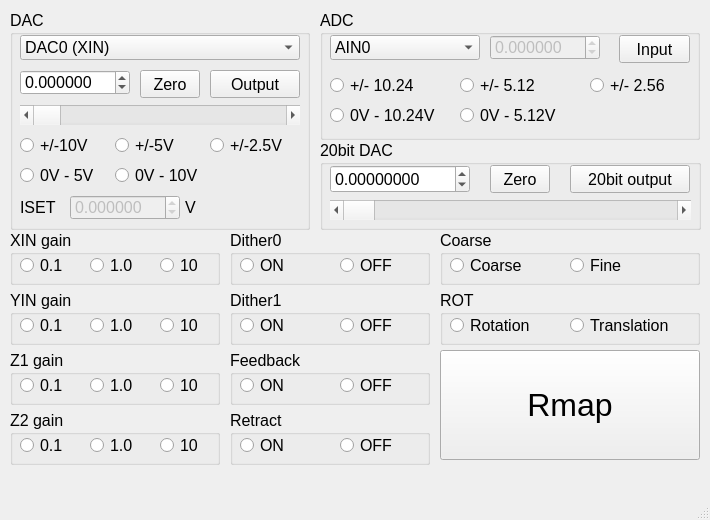
<?xml version="1.0" encoding="UTF-8"?>
<ui version="4.0">
 <class>MainWindow</class>
 <widget class="QMainWindow" name="MainWindow">
  <property name="geometry">
   <rect>
    <x>0</x>
    <y>0</y>
    <width>710</width>
    <height>520</height>
   </rect>
  </property>
  <property name="font">
   <font>
    <pointsize>10</pointsize>
   </font>
  </property>
  <property name="windowTitle">
   <string>MainWindow</string>
  </property>
  <widget class="QWidget" name="centralwidget">
   <widget class="QGroupBox" name="bit20">
    <property name="geometry">
     <rect>
      <x>320</x>
      <y>140</y>
      <width>381</width>
      <height>90</height>
     </rect>
    </property>
    <property name="font">
     <font>
      <pointsize>12</pointsize>
     </font>
    </property>
    <property name="title">
     <string>20bit DAC</string>
    </property>
    <widget class="QDoubleSpinBox" name="bit20_val">
     <property name="geometry">
      <rect>
       <x>10</x>
       <y>25</y>
       <width>140</width>
       <height>28</height>
      </rect>
     </property>
     <property name="decimals">
      <number>8</number>
     </property>
     <property name="minimum">
      <double>-5.000000000000000</double>
     </property>
     <property name="maximum">
      <double>5.000000000000000</double>
     </property>
     <property name="singleStep">
      <double>0.100000000000000</double>
     </property>
    </widget>
    <widget class="QScrollBar" name="bit20_bit">
     <property name="geometry">
      <rect>
       <x>10</x>
       <y>60</y>
       <width>361</width>
       <height>20</height>
      </rect>
     </property>
     <property name="maximum">
      <number>1048575</number>
     </property>
     <property name="pageStep">
      <number>10000</number>
     </property>
     <property name="orientation">
      <enum>Qt::Horizontal</enum>
     </property>
    </widget>
    <widget class="QPushButton" name="bit20_out">
     <property name="geometry">
      <rect>
       <x>250</x>
       <y>25</y>
       <width>120</width>
       <height>28</height>
      </rect>
     </property>
     <property name="text">
      <string>20bit output</string>
     </property>
    </widget>
    <widget class="QPushButton" name="bit20_0">
     <property name="geometry">
      <rect>
       <x>170</x>
       <y>25</y>
       <width>60</width>
       <height>28</height>
      </rect>
     </property>
     <property name="text">
      <string>Zero</string>
     </property>
    </widget>
   </widget>
   <widget class="QGroupBox" name="dac_G">
    <property name="geometry">
     <rect>
      <x>10</x>
      <y>10</y>
      <width>300</width>
      <height>220</height>
     </rect>
    </property>
    <property name="font">
     <font>
      <pointsize>12</pointsize>
     </font>
    </property>
    <property name="title">
     <string>DAC</string>
    </property>
    <widget class="QComboBox" name="dac_ch">
     <property name="geometry">
      <rect>
       <x>10</x>
       <y>25</y>
       <width>280</width>
       <height>25</height>
      </rect>
     </property>
     <item>
      <property name="text">
       <string>DAC0 (XIN)</string>
      </property>
     </item>
     <item>
      <property name="text">
       <string>DAC1 (X OFFSET)</string>
      </property>
     </item>
     <item>
      <property name="text">
       <string>DAC2 (Z OFFSET FINE)</string>
      </property>
     </item>
     <item>
      <property name="text">
       <string>DAC3 (Z OFFSET)</string>
      </property>
     </item>
     <item>
      <property name="text">
       <string>DAC4 (ISET OFFSET)</string>
      </property>
     </item>
     <item>
      <property name="text">
       <string>DAC5 (ISET)</string>
      </property>
     </item>
     <item>
      <property name="text">
       <string>DAC6</string>
      </property>
     </item>
     <item>
      <property name="text">
       <string>DAC7</string>
      </property>
     </item>
     <item>
      <property name="text">
       <string>DAC8</string>
      </property>
     </item>
     <item>
      <property name="text">
       <string>DAC9</string>
      </property>
     </item>
     <item>
      <property name="text">
       <string>DAC10 (ZOUTER)</string>
      </property>
     </item>
     <item>
      <property name="text">
       <string>DAC11</string>
      </property>
     </item>
     <item>
      <property name="text">
       <string>DAC12 (BIAS OFFSET)</string>
      </property>
     </item>
     <item>
      <property name="text">
       <string>DAC13 (BIAS)</string>
      </property>
     </item>
     <item>
      <property name="text">
       <string>DAC14 (YOFFSET)</string>
      </property>
     </item>
     <item>
      <property name="text">
       <string>DAC15 (YIN)</string>
      </property>
     </item>
    </widget>
    <widget class="QDoubleSpinBox" name="dac_val">
     <property name="geometry">
      <rect>
       <x>10</x>
       <y>60</y>
       <width>110</width>
       <height>25</height>
      </rect>
     </property>
     <property name="decimals">
      <number>6</number>
     </property>
     <property name="minimum">
      <double>-10.000000000000000</double>
     </property>
     <property name="maximum">
      <double>10.000000000000000</double>
     </property>
     <property name="singleStep">
      <double>0.100000000000000</double>
     </property>
    </widget>
    <widget class="QScrollBar" name="dac_bit">
     <property name="geometry">
      <rect>
       <x>10</x>
       <y>95</y>
       <width>280</width>
       <height>20</height>
      </rect>
     </property>
     <property name="maximum">
      <number>65535</number>
     </property>
     <property name="pageStep">
      <number>1000</number>
     </property>
     <property name="orientation">
      <enum>Qt::Horizontal</enum>
     </property>
    </widget>
    <widget class="QPushButton" name="dac_out">
     <property name="geometry">
      <rect>
       <x>200</x>
       <y>60</y>
       <width>90</width>
       <height>28</height>
      </rect>
     </property>
     <property name="text">
      <string>Output</string>
     </property>
    </widget>
    <widget class="QDoubleSpinBox" name="dac_Iset_val">
     <property name="enabled">
      <bool>false</bool>
     </property>
     <property name="geometry">
      <rect>
       <x>60</x>
       <y>185</y>
       <width>110</width>
       <height>25</height>
      </rect>
     </property>
     <property name="decimals">
      <number>6</number>
     </property>
     <property name="minimum">
      <double>-10.000000000000000</double>
     </property>
     <property name="maximum">
      <double>10.000000000000000</double>
     </property>
     <property name="singleStep">
      <double>0.010000000000000</double>
     </property>
    </widget>
    <widget class="QLabel" name="dac_Iset_l">
     <property name="geometry">
      <rect>
       <x>10</x>
       <y>185</y>
       <width>40</width>
       <height>25</height>
      </rect>
     </property>
     <property name="text">
      <string>ISET</string>
     </property>
    </widget>
    <widget class="QRadioButton" name="dac_b20">
     <property name="geometry">
      <rect>
       <x>10</x>
       <y>120</y>
       <width>80</width>
       <height>30</height>
      </rect>
     </property>
     <property name="text">
      <string>+/-10V</string>
     </property>
    </widget>
    <widget class="QRadioButton" name="dac_b10">
     <property name="geometry">
      <rect>
       <x>105</x>
       <y>120</y>
       <width>80</width>
       <height>30</height>
      </rect>
     </property>
     <property name="text">
      <string>+/-5V</string>
     </property>
    </widget>
    <widget class="QRadioButton" name="dac_b5">
     <property name="geometry">
      <rect>
       <x>200</x>
       <y>120</y>
       <width>80</width>
       <height>30</height>
      </rect>
     </property>
     <property name="text">
      <string>+/-2.5V</string>
     </property>
    </widget>
    <widget class="QRadioButton" name="dac_u5">
     <property name="geometry">
      <rect>
       <x>10</x>
       <y>150</y>
       <width>95</width>
       <height>30</height>
      </rect>
     </property>
     <property name="text">
      <string>0V - 5V</string>
     </property>
    </widget>
    <widget class="QRadioButton" name="dac_b10_4">
     <property name="geometry">
      <rect>
       <x>105</x>
       <y>150</y>
       <width>95</width>
       <height>30</height>
      </rect>
     </property>
     <property name="text">
      <string>0V - 10V</string>
     </property>
    </widget>
    <widget class="QLabel" name="dac_Iset_unit">
     <property name="geometry">
      <rect>
       <x>175</x>
       <y>185</y>
       <width>20</width>
       <height>25</height>
      </rect>
     </property>
     <property name="text">
      <string>V</string>
     </property>
    </widget>
    <widget class="QPushButton" name="dac_0">
     <property name="geometry">
      <rect>
       <x>130</x>
       <y>60</y>
       <width>60</width>
       <height>28</height>
      </rect>
     </property>
     <property name="text">
      <string>Zero</string>
     </property>
    </widget>
   </widget>
   <widget class="QGroupBox" name="adc_G">
    <property name="geometry">
     <rect>
      <x>320</x>
      <y>10</y>
      <width>380</width>
      <height>130</height>
     </rect>
    </property>
    <property name="font">
     <font>
      <pointsize>12</pointsize>
     </font>
    </property>
    <property name="title">
     <string>ADC</string>
    </property>
    <widget class="QPushButton" name="adc_in">
     <property name="geometry">
      <rect>
       <x>299</x>
       <y>25</y>
       <width>71</width>
       <height>28</height>
      </rect>
     </property>
     <property name="text">
      <string>Input</string>
     </property>
    </widget>
    <widget class="QComboBox" name="adc_ch">
     <property name="geometry">
      <rect>
       <x>10</x>
       <y>25</y>
       <width>150</width>
       <height>25</height>
      </rect>
     </property>
     <item>
      <property name="text">
       <string>AIN0</string>
      </property>
     </item>
     <item>
      <property name="text">
       <string>AIN1</string>
      </property>
     </item>
     <item>
      <property name="text">
       <string>AIN2</string>
      </property>
     </item>
     <item>
      <property name="text">
       <string>AIN3</string>
      </property>
     </item>
     <item>
      <property name="text">
       <string>AIN4</string>
      </property>
     </item>
     <item>
      <property name="text">
       <string>AIN5</string>
      </property>
     </item>
     <item>
      <property name="text">
       <string>AIN6 (ZOUT)</string>
      </property>
     </item>
     <item>
      <property name="text">
       <string>AIN7 (PREAMP)</string>
      </property>
     </item>
    </widget>
    <widget class="QDoubleSpinBox" name="adc_val">
     <property name="enabled">
      <bool>false</bool>
     </property>
     <property name="geometry">
      <rect>
       <x>170</x>
       <y>25</y>
       <width>110</width>
       <height>25</height>
      </rect>
     </property>
     <property name="decimals">
      <number>6</number>
     </property>
     <property name="minimum">
      <double>-10.240000000000000</double>
     </property>
     <property name="maximum">
      <double>10.240000000000000</double>
     </property>
     <property name="singleStep">
      <double>0.010000000000000</double>
     </property>
    </widget>
    <widget class="QRadioButton" name="adc_b20">
     <property name="geometry">
      <rect>
       <x>10</x>
       <y>60</y>
       <width>100</width>
       <height>30</height>
      </rect>
     </property>
     <property name="text">
      <string>+/- 10.24</string>
     </property>
    </widget>
    <widget class="QRadioButton" name="adc_b10">
     <property name="geometry">
      <rect>
       <x>140</x>
       <y>60</y>
       <width>100</width>
       <height>30</height>
      </rect>
     </property>
     <property name="text">
      <string>+/- 5.12</string>
     </property>
    </widget>
    <widget class="QRadioButton" name="adc_b5">
     <property name="geometry">
      <rect>
       <x>270</x>
       <y>60</y>
       <width>100</width>
       <height>30</height>
      </rect>
     </property>
     <property name="text">
      <string>+/- 2.56</string>
     </property>
    </widget>
    <widget class="QRadioButton" name="adc_u10">
     <property name="geometry">
      <rect>
       <x>10</x>
       <y>90</y>
       <width>120</width>
       <height>30</height>
      </rect>
     </property>
     <property name="text">
      <string>0V - 10.24V</string>
     </property>
    </widget>
    <widget class="QRadioButton" name="adc_u5">
     <property name="geometry">
      <rect>
       <x>140</x>
       <y>90</y>
       <width>120</width>
       <height>30</height>
      </rect>
     </property>
     <property name="text">
      <string>0V - 5.12V</string>
     </property>
    </widget>
   </widget>
   <widget class="QGroupBox" name="xgain_G">
    <property name="geometry">
     <rect>
      <x>10</x>
      <y>230</y>
      <width>210</width>
      <height>55</height>
     </rect>
    </property>
    <property name="font">
     <font>
      <pointsize>12</pointsize>
     </font>
    </property>
    <property name="title">
     <string>XIN gain</string>
    </property>
    <widget class="QRadioButton" name="xgain1">
     <property name="geometry">
      <rect>
       <x>80</x>
       <y>25</y>
       <width>50</width>
       <height>20</height>
      </rect>
     </property>
     <property name="text">
      <string>1.0</string>
     </property>
    </widget>
    <widget class="QRadioButton" name="xgain0_1">
     <property name="geometry">
      <rect>
       <x>10</x>
       <y>25</y>
       <width>50</width>
       <height>20</height>
      </rect>
     </property>
     <property name="text">
      <string>0.1</string>
     </property>
    </widget>
    <widget class="QRadioButton" name="xgain10">
     <property name="geometry">
      <rect>
       <x>150</x>
       <y>25</y>
       <width>50</width>
       <height>20</height>
      </rect>
     </property>
     <property name="text">
      <string>10</string>
     </property>
    </widget>
   </widget>
   <widget class="QGroupBox" name="ygain_G">
    <property name="geometry">
     <rect>
      <x>10</x>
      <y>290</y>
      <width>210</width>
      <height>55</height>
     </rect>
    </property>
    <property name="font">
     <font>
      <pointsize>12</pointsize>
     </font>
    </property>
    <property name="title">
     <string>YIN gain</string>
    </property>
    <widget class="QRadioButton" name="ygain1">
     <property name="geometry">
      <rect>
       <x>80</x>
       <y>25</y>
       <width>50</width>
       <height>20</height>
      </rect>
     </property>
     <property name="text">
      <string>1.0</string>
     </property>
    </widget>
    <widget class="QRadioButton" name="ygain0_1">
     <property name="geometry">
      <rect>
       <x>10</x>
       <y>25</y>
       <width>50</width>
       <height>20</height>
      </rect>
     </property>
     <property name="text">
      <string>0.1</string>
     </property>
    </widget>
    <widget class="QRadioButton" name="ygain10">
     <property name="geometry">
      <rect>
       <x>150</x>
       <y>25</y>
       <width>50</width>
       <height>20</height>
      </rect>
     </property>
     <property name="text">
      <string>10</string>
     </property>
    </widget>
   </widget>
   <widget class="QGroupBox" name="z1gain_G">
    <property name="geometry">
     <rect>
      <x>10</x>
      <y>350</y>
      <width>210</width>
      <height>55</height>
     </rect>
    </property>
    <property name="font">
     <font>
      <pointsize>12</pointsize>
     </font>
    </property>
    <property name="title">
     <string>Z1 gain</string>
    </property>
    <widget class="QRadioButton" name="z1gain1">
     <property name="geometry">
      <rect>
       <x>80</x>
       <y>25</y>
       <width>50</width>
       <height>20</height>
      </rect>
     </property>
     <property name="text">
      <string>1.0</string>
     </property>
    </widget>
    <widget class="QRadioButton" name="z1gain0_1">
     <property name="geometry">
      <rect>
       <x>10</x>
       <y>25</y>
       <width>50</width>
       <height>20</height>
      </rect>
     </property>
     <property name="text">
      <string>0.1</string>
     </property>
    </widget>
    <widget class="QRadioButton" name="z1gain10">
     <property name="geometry">
      <rect>
       <x>150</x>
       <y>25</y>
       <width>50</width>
       <height>20</height>
      </rect>
     </property>
     <property name="text">
      <string>10</string>
     </property>
    </widget>
   </widget>
   <widget class="QGroupBox" name="z2gain_G">
    <property name="geometry">
     <rect>
      <x>10</x>
      <y>410</y>
      <width>210</width>
      <height>55</height>
     </rect>
    </property>
    <property name="font">
     <font>
      <pointsize>12</pointsize>
     </font>
    </property>
    <property name="title">
     <string>Z2 gain</string>
    </property>
    <widget class="QRadioButton" name="z2gain1">
     <property name="geometry">
      <rect>
       <x>80</x>
       <y>25</y>
       <width>50</width>
       <height>20</height>
      </rect>
     </property>
     <property name="text">
      <string>1.0</string>
     </property>
    </widget>
    <widget class="QRadioButton" name="z2gain10">
     <property name="geometry">
      <rect>
       <x>150</x>
       <y>25</y>
       <width>50</width>
       <height>20</height>
      </rect>
     </property>
     <property name="text">
      <string>10</string>
     </property>
    </widget>
    <widget class="QRadioButton" name="z2gain0_1">
     <property name="geometry">
      <rect>
       <x>10</x>
       <y>25</y>
       <width>50</width>
       <height>20</height>
      </rect>
     </property>
     <property name="text">
      <string>0.1</string>
     </property>
    </widget>
   </widget>
   <widget class="QGroupBox" name="dither1_G">
    <property name="geometry">
     <rect>
      <x>230</x>
      <y>290</y>
      <width>200</width>
      <height>55</height>
     </rect>
    </property>
    <property name="font">
     <font>
      <pointsize>12</pointsize>
     </font>
    </property>
    <property name="title">
     <string>Dither1</string>
    </property>
    <widget class="QRadioButton" name="dither1_on">
     <property name="geometry">
      <rect>
       <x>10</x>
       <y>25</y>
       <width>60</width>
       <height>20</height>
      </rect>
     </property>
     <property name="text">
      <string>ON</string>
     </property>
    </widget>
    <widget class="QRadioButton" name="dither1_off">
     <property name="geometry">
      <rect>
       <x>110</x>
       <y>25</y>
       <width>60</width>
       <height>20</height>
      </rect>
     </property>
     <property name="text">
      <string>OFF</string>
     </property>
    </widget>
   </widget>
   <widget class="QGroupBox" name="dither0_G">
    <property name="geometry">
     <rect>
      <x>230</x>
      <y>230</y>
      <width>200</width>
      <height>55</height>
     </rect>
    </property>
    <property name="font">
     <font>
      <pointsize>12</pointsize>
     </font>
    </property>
    <property name="title">
     <string>Dither0</string>
    </property>
    <widget class="QRadioButton" name="dither0_on">
     <property name="geometry">
      <rect>
       <x>10</x>
       <y>25</y>
       <width>60</width>
       <height>20</height>
      </rect>
     </property>
     <property name="text">
      <string>ON</string>
     </property>
    </widget>
    <widget class="QRadioButton" name="dither0_off">
     <property name="geometry">
      <rect>
       <x>110</x>
       <y>25</y>
       <width>60</width>
       <height>20</height>
      </rect>
     </property>
     <property name="text">
      <string>OFF</string>
     </property>
    </widget>
   </widget>
   <widget class="QGroupBox" name="feedback_G">
    <property name="geometry">
     <rect>
      <x>230</x>
      <y>350</y>
      <width>200</width>
      <height>55</height>
     </rect>
    </property>
    <property name="font">
     <font>
      <pointsize>12</pointsize>
     </font>
    </property>
    <property name="title">
     <string>Feedback</string>
    </property>
    <widget class="QRadioButton" name="feedback_on">
     <property name="geometry">
      <rect>
       <x>10</x>
       <y>25</y>
       <width>60</width>
       <height>20</height>
      </rect>
     </property>
     <property name="text">
      <string>ON</string>
     </property>
    </widget>
    <widget class="QRadioButton" name="feedback_off">
     <property name="geometry">
      <rect>
       <x>110</x>
       <y>25</y>
       <width>60</width>
       <height>20</height>
      </rect>
     </property>
     <property name="text">
      <string>OFF</string>
     </property>
    </widget>
   </widget>
   <widget class="QGroupBox" name="retract_G">
    <property name="geometry">
     <rect>
      <x>230</x>
      <y>410</y>
      <width>200</width>
      <height>55</height>
     </rect>
    </property>
    <property name="font">
     <font>
      <pointsize>12</pointsize>
     </font>
    </property>
    <property name="title">
     <string>Retract</string>
    </property>
    <widget class="QRadioButton" name="retract_on">
     <property name="geometry">
      <rect>
       <x>10</x>
       <y>25</y>
       <width>60</width>
       <height>20</height>
      </rect>
     </property>
     <property name="text">
      <string>ON</string>
     </property>
    </widget>
    <widget class="QRadioButton" name="retract_off">
     <property name="geometry">
      <rect>
       <x>110</x>
       <y>25</y>
       <width>60</width>
       <height>20</height>
      </rect>
     </property>
     <property name="text">
      <string>OFF</string>
     </property>
    </widget>
   </widget>
   <widget class="QGroupBox" name="coarse_G">
    <property name="geometry">
     <rect>
      <x>440</x>
      <y>230</y>
      <width>260</width>
      <height>55</height>
     </rect>
    </property>
    <property name="font">
     <font>
      <pointsize>12</pointsize>
     </font>
    </property>
    <property name="title">
     <string>Coarse</string>
    </property>
    <widget class="QRadioButton" name="fine">
     <property name="geometry">
      <rect>
       <x>10</x>
       <y>25</y>
       <width>80</width>
       <height>20</height>
      </rect>
     </property>
     <property name="text">
      <string>Coarse</string>
     </property>
    </widget>
    <widget class="QRadioButton" name="coarse">
     <property name="geometry">
      <rect>
       <x>130</x>
       <y>25</y>
       <width>80</width>
       <height>20</height>
      </rect>
     </property>
     <property name="text">
      <string>Fine</string>
     </property>
    </widget>
   </widget>
   <widget class="QGroupBox" name="rot_G">
    <property name="geometry">
     <rect>
      <x>440</x>
      <y>290</y>
      <width>260</width>
      <height>55</height>
     </rect>
    </property>
    <property name="font">
     <font>
      <pointsize>12</pointsize>
     </font>
    </property>
    <property name="title">
     <string>ROT</string>
    </property>
    <widget class="QRadioButton" name="rotation">
     <property name="geometry">
      <rect>
       <x>10</x>
       <y>25</y>
       <width>105</width>
       <height>20</height>
      </rect>
     </property>
     <property name="text">
      <string>Rotation</string>
     </property>
    </widget>
    <widget class="QRadioButton" name="translation">
     <property name="geometry">
      <rect>
       <x>130</x>
       <y>25</y>
       <width>105</width>
       <height>20</height>
      </rect>
     </property>
     <property name="text">
      <string>Translation</string>
     </property>
    </widget>
   </widget>
   <widget class="QPushButton" name="ramp">
    <property name="geometry">
     <rect>
      <x>440</x>
      <y>350</y>
      <width>260</width>
      <height>110</height>
     </rect>
    </property>
    <property name="font">
     <font>
      <pointsize>24</pointsize>
     </font>
    </property>
    <property name="text">
     <string>Rmap</string>
    </property>
   </widget>
  </widget>
  <widget class="QMenuBar" name="menubar">
   <property name="geometry">
    <rect>
     <x>0</x>
     <y>0</y>
     <width>710</width>
     <height>26</height>
    </rect>
   </property>
  </widget>
  <widget class="QStatusBar" name="statusbar"/>
 </widget>
 <resources/>
 <connections/>
</ui>
